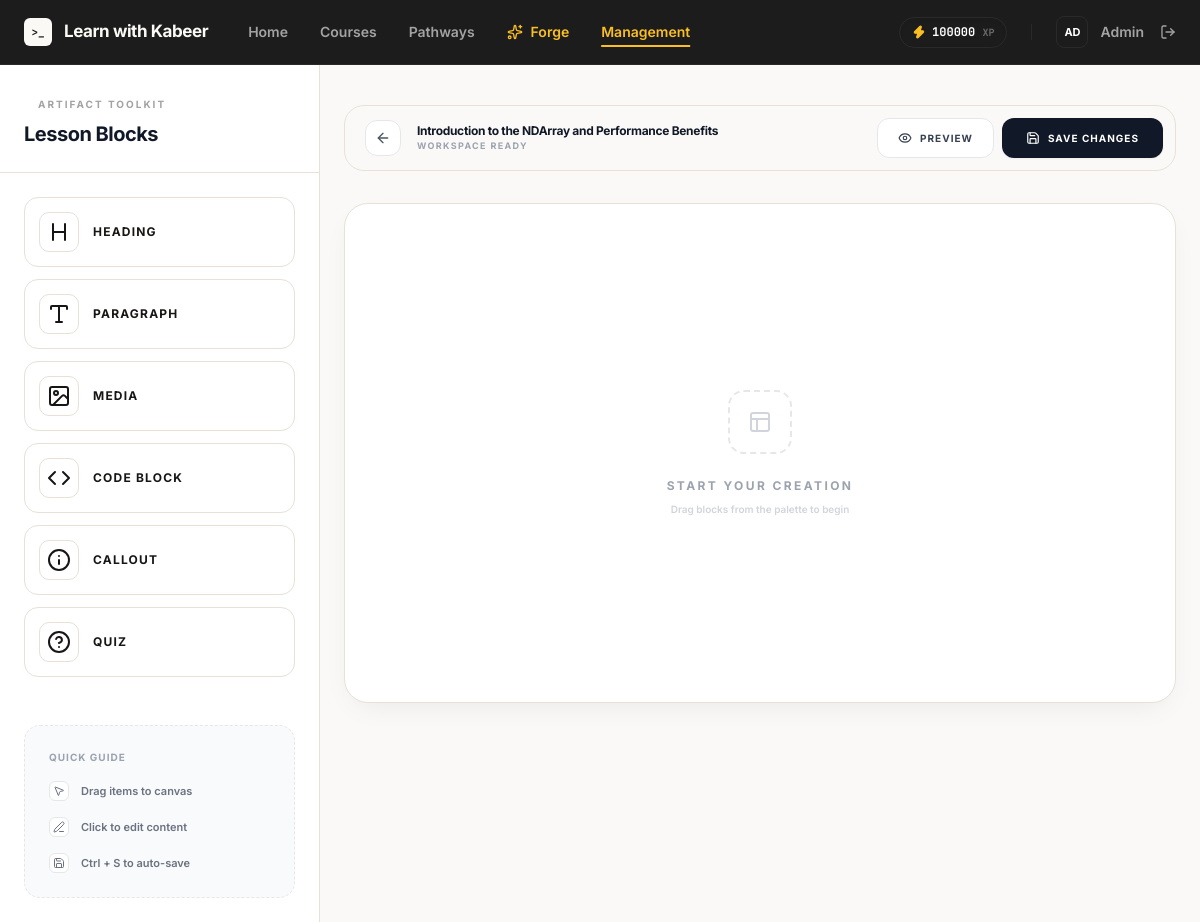
The app's page /admin/lessons/1/builder (signed in) with its own data.
### tables this page shows
CREATE TABLE users (
            id INTEGER PRIMARY KEY AUTOINCREMENT,
            name TEXT NOT NULL,
            email TEXT NOT NULL UNIQUE,
            password_hash TEXT NOT NULL,
            is_admin INTEGER NOT NULL DEFAULT 0,
            created_at TEXT NOT NULL DEFAULT CURRENT_TIMESTAMP,
            total_xp INTEGER NOT NULL DEFAULT 0
        , is_pro INTEGER NOT NULL DEFAULT 0);

CREATE TABLE lessons (
            id INTEGER PRIMARY KEY AUTOINCREMENT,
            course_id INTEGER NOT NULL,
            section_id INTEGER,
            number INTEGER NOT NULL,
            slug TEXT NOT NULL,
            title TEXT NOT NULL,
            summary TEXT NOT NULL,
            route_name TEXT,
            content TEXT,
            builder_json TEXT,
            content_type TEXT NOT NULL DEFAULT 'html',
            FOREIGN KEY (course_id) REFERENCES courses (id) ON DELETE CASCADE,
            FOREIGN KEY (section_id) REFERENCES sections (id) ON DELETE SET NULL,
            UNIQUE (course_id, number)
        );

### app.py (the view, shortened to what this page needs)
@app.route("/admin/lessons/<int:lesson_id>/builder", methods=("GET", "POST"))
@login_required
@admin_required
def admin_lesson_builder(lesson_id):
    lesson = database.get_lesson_by_id(lesson_id)
    if not lesson:
        abort(404)
    builder_data = []
    if lesson["builder_json"]:
        try:
            builder_data = json.loads(lesson["builder_json"])
        except json.JSONDecodeError:
            builder_data = []
    course = database.get_course_by_id(lesson["course_id"])
    return render_template("admin/lesson_builder.html", lesson=lesson, course=course, builder_data=builder_data)

### app.py (called while the page is built)
def lesson_url(lesson, course_slug=None):
    if not course_slug:
        course = database.get_course_by_id(lesson["course_id"])
        course_slug = course["slug"] if course else "unknown"
    return url_for("lesson_view", course_slug=course_slug, lesson_number=lesson["number"])

def login_required(view):
    @wraps(view)
    def wrapped_view(**kwargs):
        if g.user is None:
            flash("Sign in to save your progress.", "info")
            return redirect(url_for("login", next=request.path))
        return view(**kwargs)
    return wrapped_view

def admin_required(view):
    @wraps(view)
    def wrapped_view(**kwargs):
        if g.user is None or not g.user["is_admin"]:
            abort(403)
        return view(**kwargs)
    return wrapped_view

@app.before_request
def load_logged_in_user():
    user_id = session.get("user_id")
    g.user = database.get_user_by_id(user_id) if user_id else None

@app.context_processor
def inject_template_helpers():
    return {
        "current_user": g.get("user"),
        "lesson_url": lesson_url,
    }

### database.py (called while the page is built)
def get_db():
    if "db" not in g:
        g.db = sqlite3.connect(current_app.config["DATABASE"])
        g.db.row_factory = sqlite3.Row
        g.db.execute("PRAGMA foreign_keys = ON")
    return g.db

def get_user_by_id(user_id):
    return get_db().execute("SELECT * FROM users WHERE id = ?", (user_id,)).fetchone()

def get_course_by_id(course_id):
    return get_db().execute("SELECT * FROM courses WHERE id = ?", (course_id,)).fetchone()

def get_lesson_by_id(lesson_id):
    return get_db().execute("SELECT * FROM lessons WHERE id = ?", (lesson_id,)).fetchone()

### templates/admin/lesson_builder.html (shortened to what this page needs)
{% extends "base.html" %}
{% block content %}
<div class="builder-container">
    <aside class="builder-sidebar">
        <div class="sidebar-header">
            <div class="flex items-center gap-2 mb-2">
                <span class="h-1.5 w-1.5 rounded-full bg-gold-500"></span>
                <span class="text-[10px] font-bold uppercase tracking-[0.2em] text-[#A3A3A3]">Artifact Toolkit</span>
            </div>
            <h2 class="text-xl font-bold tracking-tight text-gray-900">Lesson Blocks</h2>
        </div>
        <div class="sidebar-scroll">
            <div id="palette-items" class="palette-grid">
                <div class="palette-item" data-type="heading">
                    <div class="icon-box"><i data-lucide="heading"></i></div>
                    <span class="text-xs font-bold uppercase tracking-widest">Heading</span>
                </div>
                <div class="palette-item" data-type="text">
                    <div class="icon-box"><i data-lucide="type"></i></div>
                    <span class="text-xs font-bold uppercase tracking-widest">Paragraph</span>
                </div>
                <div class="palette-item" data-type="image">
                    <div class="icon-box"><i data-lucide="image"></i></div>
                    <span class="text-xs font-bold uppercase tracking-widest">Media</span>
                </div>
                <div class="palette-item" data-type="code">
                    <div class="icon-box"><i data-lucide="code"></i></div>
                    <span class="text-xs font-bold uppercase tracking-widest">Code Block</span>
                </div>
                <div class="palette-item" data-type="callout">
                    <div class="icon-box"><i data-lucide="info"></i></div>
                    <span class="text-xs font-bold uppercase tracking-widest">Callout</span>
                </div>
                <div class="palette-item" data-type="quiz">
                    <div class="icon-box"><i data-lucide="help-circle"></i></div>
                    <span class="text-xs font-bold uppercase tracking-widest">Quiz</span>
                </div>
            </div>
            <div class="mt-12 p-6 rounded-2xl border border-dashed border-gray-200 bg-gray-50">
                <p class="text-[10px] font-bold uppercase tracking-widest text-gray-400 mb-4">Quick Guide</p>
                <ul class="space-y-4 text-[11px] font-semibold text-gray-500">
                    <li class="flex items-center gap-3">
                        <div class="w-5 h-5 flex items-center justify-center rounded-md bg-white border border-gray-200"><i data-lucide="mouse-pointer-2" class="w-3 h-3"></i></div>
                        <span>Drag items to canvas</span>
                    </li>
                    <li class="flex items-center gap-3">
                        <div class="w-5 h-5 flex items-center justify-center rounded-md bg-white border border-gray-200"><i data-lucide="edit-3" class="w-3 h-3"></i></div>
                        <span>Click to edit content</span>
                    </li>
                    <li class="flex items-center gap-3">
                        <div class="w-5 h-5 flex items-center justify-center rounded-md bg-white border border-gray-200"><i data-lucide="save" class="w-3 h-3"></i></div>
                        <span>Ctrl + S to auto-save</span>
                    </li>
                </ul>
            </div>
        </div>
    </aside>
    <main class="builder-viewport">
        <div class="builder-toolbar">
            <div class="flex items-center gap-4 ml-2">
                <a href="{{ url_for('admin_lesson_edit', lesson_id=lesson.id) }}" class="flex h-9 w-9 items-center justify-center rounded-xl border border-gray-200 bg-white text-gray-600 transition-all hover:border-gray-900 hover:text-gray-900">
                    <i data-lucide="arrow-left" class="w-4 h-4"></i>
                </a>
                <div>
                    <h3 class="text-xs font-bold tracking-tight text-gray-900">{{ lesson.title }}</h3>
                    <p id="save-status" class="text-[9px] font-bold uppercase tracking-[0.15em] text-gray-400">Workspace ready</p>
                </div>
            </div>
            <div class="flex items-center gap-2">
                <button onclick="previewLesson()" class="flex h-10 items-center gap-2 rounded-xl border border-gray-200 bg-white px-5 text-[10px] font-bold uppercase tracking-widest text-gray-700 transition-all hover:border-gray-900 hover:bg-gray-50">
                    <i data-lucide="eye" class="w-3.5 h-3.5"></i> Preview
                </button>
                <button onclick="saveLesson()" class="flex h-10 items-center gap-2 rounded-xl bg-gray-900 px-6 text-[10px] font-bold uppercase tracking-widest text-white transition-all hover:bg-black hover:translate-y-[-1px] shadow-sm">
                    <i data-lucide="save" class="w-3.5 h-3.5"></i> Save Changes
                </button>
            </div>
        </div>
        <div id="canvas-wrapper" class="relative w-full max-w-[850px]">
            <div id="canvas" class="builder-canvas prose prose-slate max-w-none">
            </div>
            <div id="canvas-empty" class="canvas-empty transition-opacity duration-300">
                <div class="flex h-16 w-16 items-center justify-center rounded-2xl border-2 border-dashed border-gray-200 bg-white mb-6">
                </div>
                <p class="text-xs font-bold uppercase tracking-[0.2em] text-gray-400">Start your creation</p>
                <p class="text-[10px] font-semibold text-gray-300 mt-2">Drag blocks from the palette to begin</p>
            </div>
        </div>
    </main>
</div>
{% endblock %}

### templates/base.html (shortened to what this page needs)
<!DOCTYPE html>
<html lang="en">
<head>
    <script src="https://cdn.tailwindcss.com?plugins=typography"></script>
</head>
<body class="h-screen overflow-hidden bg-gray-50 text-gray-900 font-sans antialiased flex flex-col">
    <nav class="sticky top-0 z-50 flex-none border-b border-[#2A2A2A] bg-[#1C1C1C] px-6 transition-all duration-300">
        <div class="mx-auto flex h-16 max-w-6xl items-center justify-between">
            <div class="flex items-center gap-10">
                <a href="/" class="flex items-center gap-3 group" aria-label="Learn with Kabeer home">
                    <div class="flex h-7 w-7 items-center justify-center rounded-[6px] bg-[#FAF9F6] font-mono text-[11px] font-bold text-[#1C1C1C] transition-transform duration-200 group-hover:scale-105">
                        &gt;_
                    </div>
                    <span class="font-sans text-[17px] font-bold tracking-tight text-[#FAF9F6]">Learn with Kabeer</span>
                </a>
                <div class="hidden items-center gap-8 text-sm font-semibold text-[#A3A3A3] md:flex">
                    {% if current_user %}
                        <a href="{{ url_for('home') }}" class="transition-colors hover:text-[#FAF9F6] {% if request.endpoint == 'home' %}text-[#FAF9F6]{% endif %}">Home</a>
                        <a href="{{ url_for('courses') }}" class="transition-colors hover:text-[#FAF9F6] {% if request.endpoint == 'courses' %}text-[#FAF9F6]{% endif %}">Courses</a>
                        <a href="{{ url_for('career_paths') }}" class="transition-colors hover:text-[#FAF9F6] {% if request.endpoint == 'career_paths' %}text-[#FAF9F6]{% endif %}">Pathways</a>
                        <a href="{{ url_for('cod_interface') }}" class="flex items-center gap-2 text-amber-400 transition-colors hover:text-amber-300 {% if request.endpoint == 'cod_interface' %}text-amber-300{% endif %}">
                            <i data-lucide="sparkles" class="h-4 w-4"></i>
                            <span>Forge</span>
                        </a>
                        {% if current_user['is_admin'] %}
                            <a href="{{ url_for('admin_dashboard') }}" class="text-amber-400 transition-colors hover:text-amber-300 {% if request.endpoint and request.endpoint.startswith('admin_') %}text-amber-300 underline underline-offset-8 decoration-2{% endif %}">Management</a>
                        {% endif %}
                    {% endif %}
                </div>
            </div>
            <div class="flex items-center gap-6">
                <div class="flex items-center gap-6 text-sm font-semibold text-[#A3A3A3]">
                    {% if current_user %}
                        <div class="hidden items-center gap-4 md:flex">
                            <div class="xp-pill flex items-center gap-1.5 rounded-full border border-[#2A2A2A] bg-[#1C1C1C] px-3 py-1.5 shadow-inner transition-all duration-300">
                                <i data-lucide="zap" class="h-3.5 w-3.5 fill-amber-400 text-amber-400"></i>
                                <span class="font-mono text-xs font-bold text-white"><span class="xp-value">{{ current_user['total_xp'] }}</span> <span class="text-[10px] text-[#6B6B6B]">XP</span></span>
                            </div>
                        </div>
                        <div class="flex items-center gap-4">
                            <a href="{{ url_for('settings') }}" class="group flex items-center gap-3 transition-colors hover:text-white">
                                <div class="flex h-8 w-8 items-center justify-center rounded-lg border border-[#2A2A2A] bg-[#1C1C1C] text-[11px] font-bold text-white transition-all group-hover:border-white/20">
                                    {{ current_user['name'][:2].upper() }}
                                </div>
                                <span class="text-sm font-semibold">{{ current_user["name"].split(' ')[0] }}</span>
                            </a>
                            <form action="{{ url_for('logout') }}" method="post" class="inline">
                                <button type="submit" class="flex items-center gap-2 transition-colors hover:text-[#FAF9F6]" title="Sign Out">
                                    <i data-lucide="log-out" class="h-4 w-4"></i>
                                </button>
                            </form>
                        </div>
                    {% endif %}
                </div>
            </div>
        </div>
    </nav>
    {% block content %}{% endblock %}
</body>
</html>

### templates/base.html (style rules this page uses)
html { scroll-behavior: smooth; font-feature-settings: "ss03", "cv11"; }

### templates/admin/lesson_builder.html (style rules this page uses)
:root { --color-gold-500: #B28A42; --color-ink: #171614; --color-paper: #FFFFFF; --color-canvas: #FAF9F7; --color-line: #E7E1D8; --color-muted: #6E6A63; --shadow-premium: 0 10px 30px -10px rgba(23, 22, 20, 0.08); --shadow-tactile-sm: 0 4px 6px -1px rgb(0 0 0 / 0.1), 0 2px 4px -2px rgb(0 0 0 / 0.1); }
body { background-color: var(--color-canvas) !important; color: var(--color-ink) !important; }
.builder-container { display: flex; height: calc(100vh - 64px); overflow: hidden; }
.builder-sidebar { width: 320px; background: white; border-right: 1px solid var(--color-line); display: flex; flex-direction: column; z-index: 40; }
.sidebar-header { padding: 32px 24px 24px; border-bottom: 1px solid var(--color-line); }
.sidebar-scroll { flex: 1; overflow-y: auto; padding: 24px; }
.palette-grid { display: grid; grid-template-columns: 1fr; gap: 12px; }
.palette-item { cursor: grab; background: white; border: 1px solid var(--color-line); border-radius: 14px; padding: 14px; display: flex; align-items: center; gap: 14px; transition: all 0.2s cubic-bezier(0, 0, 0.2, 1); user-select: none; }
.palette-item .icon-box { width: 40px; height: 40px; display: flex; align-items: center; justify-content: center; border-radius: 10px; border: 1px solid var(--color-line); background: white; color: var(--color-ink); transition: all 0.2s; }
.builder-viewport { flex: 1; overflow-y: auto; padding: 40px 24px 120px; background: var(--color-canvas); display: flex; flex-direction: column; align-items: center; }
.builder-toolbar { width: 100%; max-width: 850px; margin-bottom: 32px; display: flex; align-items: center; justify-content: space-between; background: rgba(250, 249, 247, 0.8); backdrop-filter: blur(8px); padding: 12px; border-radius: 20px; border: 1px solid var(--color-line); }
.builder-canvas { width: 100%; max-width: 850px; min-height: 500px; background: white; border: 1px solid var(--color-line); border-radius: 24px; padding: 60px 50px; box-shadow: var(--shadow-premium); position: relative; transition: min-height 0.3s ease; }
.canvas-empty { position: absolute; inset: 0; display: flex; flex-direction: column; align-items: center; justify-content: center; pointer-events: none; color: var(--color-muted); }

### records on screen
users: total_xp "100000", name "AD", name "Admin"
lessons: title "Introduction to the NDArray and Performance Benefits"
